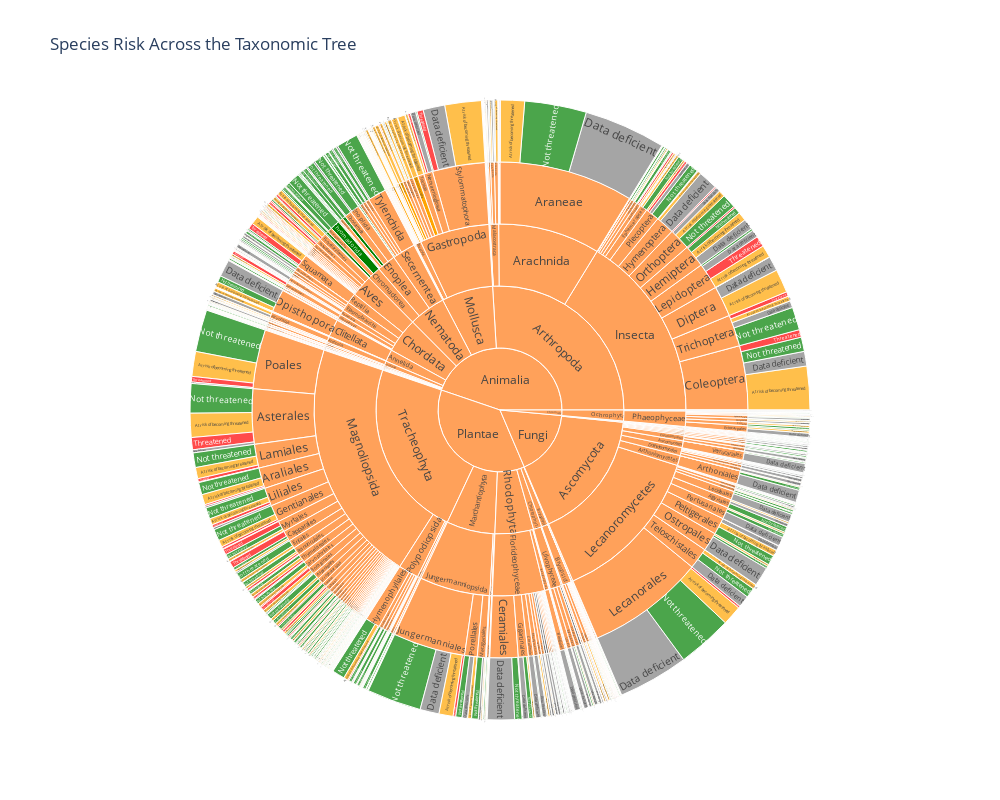

Write notebook code for a chart like this one.
### Code cell
import plotly.express as px

taxo_data = df[['kingdom', 'phylum', 'class', 'order', 'category']].dropna()

fig = px.sunburst(
    taxo_data,
    path=['kingdom', 'phylum', 'class', 'order', 'category'],
    title='Species Risk Across the Taxonomic Tree',
    color='category',
    color_discrete_map={
        'Not threatened': 'green',
        'At risk of becoming threatened': 'orange',
        'Threatened': 'red',
        'Data deficient': 'gray'
    },
    width=1000,
    height=800
)

fig.show()

### Figure 1 — Plotly figure (JSON) as saved in the notebook; plotly's stock layout.template omitted (floating-point values rounded to 4 significant figures; data arrays with more than 128 entries replaced by an {"elided": "..."} marker saying what was removed)
{"data": [{"branchvalues": "total", "customdata": {"elided": "1222x1 str values"}, "domain": {"x": [0, 1], "y": [0, 1]}, "hovertemplate": "labels=%{label}<br>count=%{value}<br>parent=%{parent}<br>id=%{id}<br>category=%{customdata[0]}<extra></extra>", "ids": {"elided": "1222 str values"}, "labels": {"elided": "1222 str values"}, "marker": {"colors": {"elided": "1222 str values"}}, "name": "", "parents": {"elided": "1222 str values"}, "type": "sunburst", "values": {"elided": "1222 int values"}}], "layout": {"height": 800, "legend": {"tracegroupgap": 0}, "title": {"text": "Species Risk Across the Taxonomic Tree"}, "width": 1000}}
